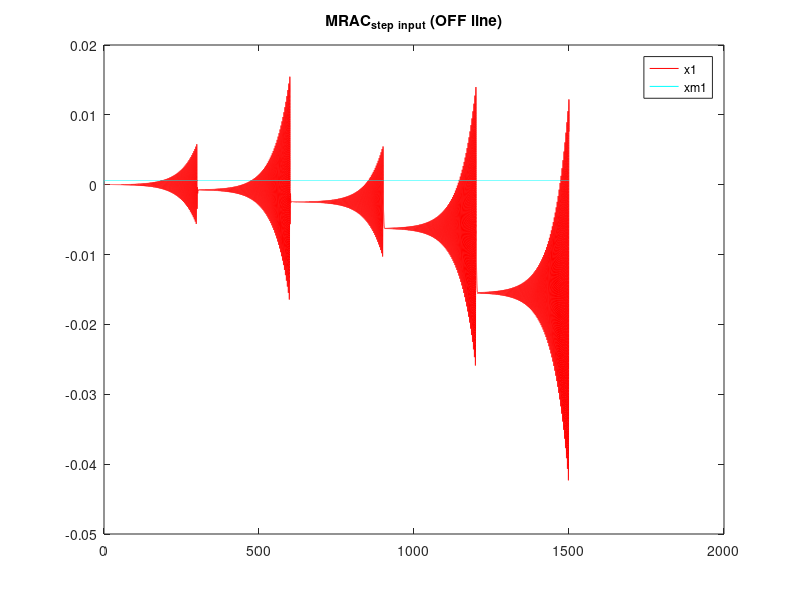

Here is the MATLAB script that generated this plot:
%MRAC
clear;clc;
totaltime=1500;
delta=0.01;
totalstep=totaltime/delta;
%select para.
% Q=[0.00001 0 0;0 0.00001 0;0 0 100000];
Q=[0.0001 0 0;0 1 0;0 0 1000];
pole=conv([1 13],conv([1 12],[1 11]));
Am=[0 1 0;0 0 1;-pole(4) -pole(3) -pole(2)];bm=1;%model
A=[0 1 0;0 0 1;-12 -4 -3];b=1;%real sys.
P=lyap(Am,Q);
gamma0=1;gamma1=1;gamma2=1;gamma3=1;

%model
xm1(1)=0;xm2(1)=0;xm3(1)=0;
for k=1:totalstep
    r(k)=1;
%     r(k)=sin(0.5*k*delta)+0.3*cos(2*k*delta+4);
    xm1_dot(k)=xm2(k);
    xm2_dot(k)=xm3(k);
    xm3_dot(k)=Am(3,1)*xm1(k)+Am(3,2)*xm2(k)+Am(3,3)*xm3(k)+bm*r(k);
    xm1(k+1)=xm1(k)+xm1_dot(k)*delta;
    xm2(k+1)=xm2(k)+xm2_dot(k)*delta;
    xm3(k+1)=xm3(k)+xm3_dot(k)*delta;
end

%real sys.
theta0(1)=0;theta1(1)=0;theta2(1)=0;theta3(1)=0;
x1(1)=0;x2(1)=0;x3(1)=0;
tmp=0;
for k=1:totalstep
    
    if k<=500
        u(k)=theta0(k)*r(k)+theta1(k)*x1(k)+theta2(k)*x2(k)+theta3(k)*x3(k);
    end    
    %off line
    if k>500
        if mod(k,30000)<500
            u(k)=theta0(k)*r(k)+theta1(k)*x1(k)+theta2(k)*x2(k)+theta3(k)*x3(k);
        else
            u(k)=u(k-1);
        end
    end
    
    x1_dot(k)=x2(k);
    x2_dot(k)=x3(k);
    x3_dot(k)=A(3,1)*x1(k)+A(3,2)*x2(k)+A(3,3)*x3(k)+1*u(k);
    x1(k+1)=x1(k)+x1_dot(k)*delta;
    x2(k+1)=x2(k)+x2_dot(k)*delta;
    x3(k+1)=x3(k)+x3_dot(k)*delta;
    
    
    e1(k)=xm1(k)-x1(k);
    e2(k)=xm2(k)-x2(k);
    e3(k)=xm3(k)-x3(k);
    zeta(k)=0.5*(P(1,3)*e1(k)+P(2,3)*e2(k)+P(3,3)*e3(k));
    theta0_dot(k)=zeta(k)*r(k)/(b*gamma0);
    theta1_dot(k)=zeta(k)*x1(k)/(b*gamma1);
    theta2_dot(k)=zeta(k)*x2(k)/(b*gamma2);
    theta3_dot(k)=zeta(k)*x3(k)/(b*gamma3);
    
    theta0(k+1)=theta0(k)+theta0_dot(k)*delta;
    theta1(k+1)=theta1(k)+theta1_dot(k)*delta;
    theta2(k+1)=theta2(k)+theta2_dot(k)*delta;
    theta3(k+1)=theta3(k)+theta3_dot(k)*delta;
    
end

figure(1);
plot([0:1:totalstep]*delta,x1,'r');hold on;
plot([0:1:totalstep]*delta,xm1,'c');hold on;
legend('x1','xm1');
title('MRAC_s_t_e_p _i_n_p_u_t (OFF line)');
